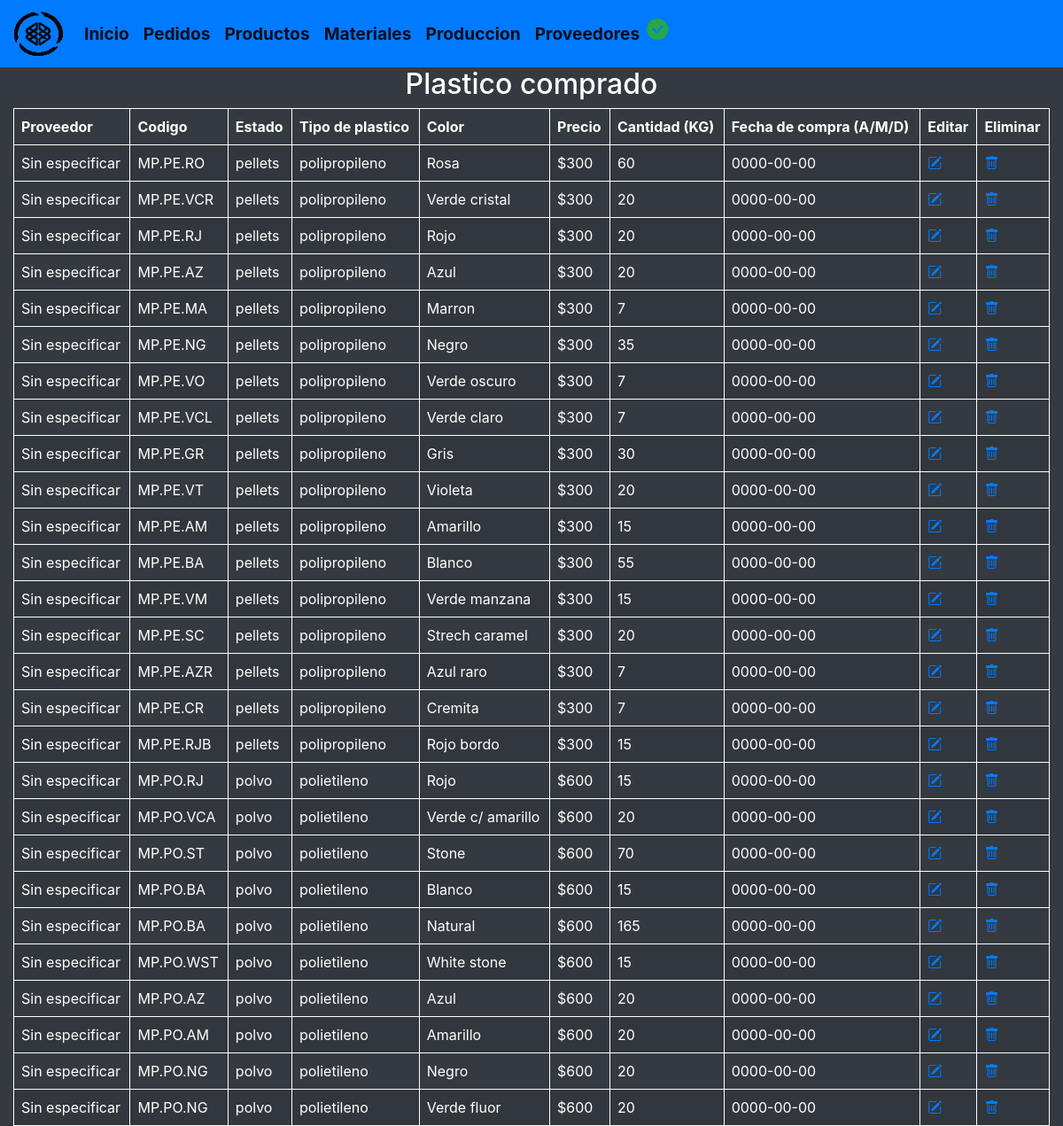
Page /vermpcomprado.php on the earlier database version.
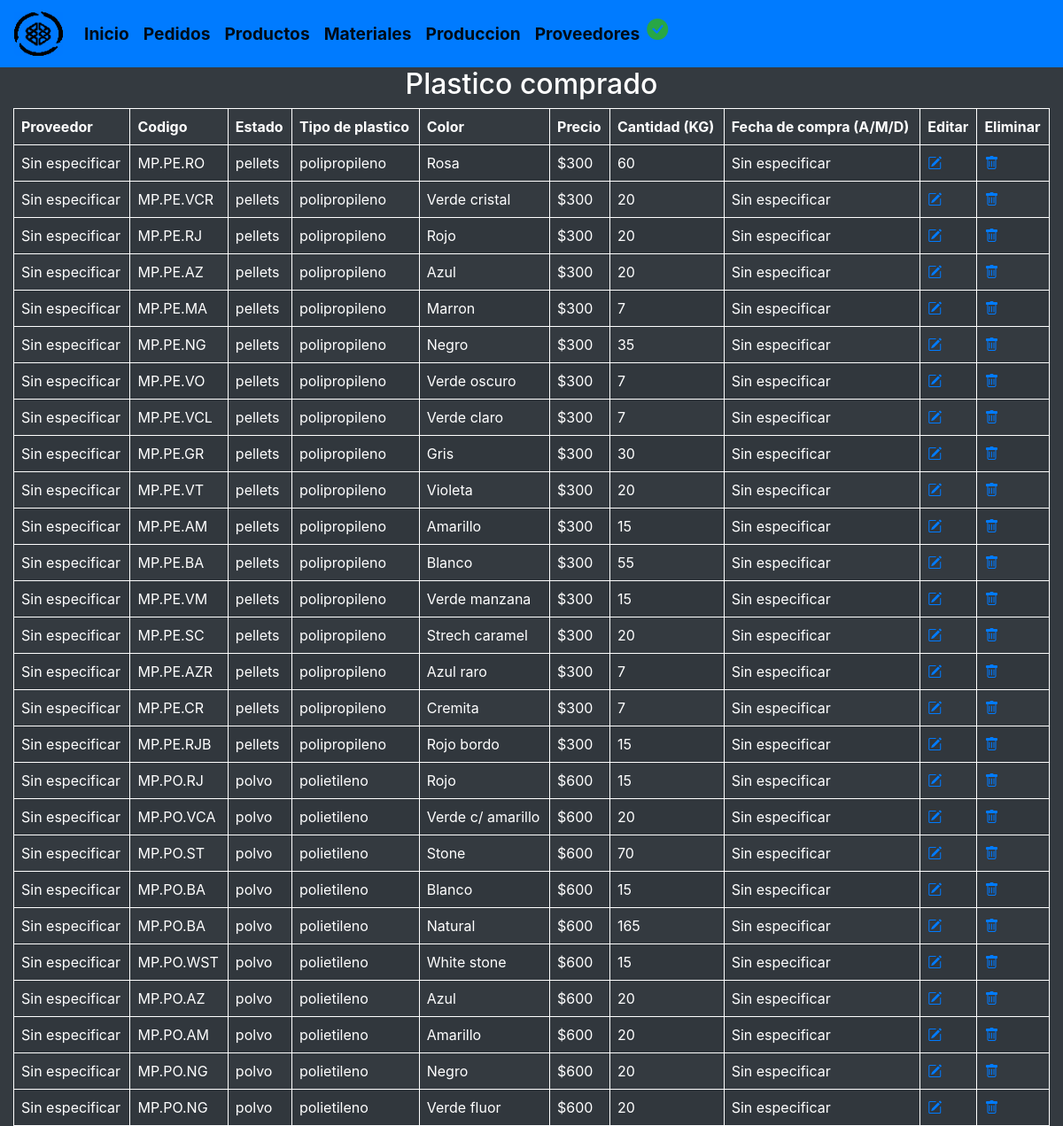
Same page on the later database version.
### tables this page shows
create table mpcomprado(
	id_compra int unsigned auto_increment primary key,
	id_procedencia int unsigned,
	id_proveedor int unsigned,
	estado varchar(40) not null,
	tipo_plastico varchar(40) not null,
	color varchar(90) not null,
	precio float(9),
	cantidad int(4) not null,
	fecha date,
	creada_el TIMESTAMP DEFAULT CURRENT_TIMESTAMP,
  	actualizada_el TIMESTAMP DEFAULT CURRENT_TIMESTAMP,
	foreign key (id_procedencia) references material(id_procedencia),
	foreign key (id_proveedor) references proveedores(id_proveedor)
);

### vermpcomprado.php (the view, shortened to what this page needs)
<!DOCTYPE html>
<html lang="es">
	<?php include "modulos/head.php" ?>
	<body class="bg-dark text-white">
		<?php include "modulos/navheader.php" ?>
			<article class="col">
				<center>
					<h2>Plastico comprado</h2>
				</center>
				<table class="col table-striped">
					<thead>
						<tr>
							<th>Proveedor</th>
							<th>Codigo</th>
							<th>Estado</th>
							<th>Tipo de plastico</th>
							<th>Color</th>
							<th>Precio</th>
							<th>Cantidad (KG)</th>
							<th>Fecha de compra (A/M/D)</th>
							<th>Editar</th>
							<th>Eliminar</th>
						</tr>
					</thead>
					<tbody>
						<?php
							include_once "db/conexion.php";
							$sql_leer='SELECT id_mpcompra,codigo,estado,tipo_plastico,color,precio,cantidad,fecha FROM mpcomprado';
							$gsent = $cnn->prepare($sql_leer);
							$gsent->execute();
							$resultados = $gsent->fetchAll();
						    foreach ($resultados as $dato):
						?>
					    <tr>
					    	<?php
								$sql_leer1="SELECT mpcomprado.id_mpcompra, mpcomprado.id_proveedor, proveedores.nombre, proveedores.id_proveedor FROM mpcomprado,proveedores WHERE proveedores.id_proveedor=mpcomprado.id_proveedor and mpcomprado.id_mpcompra='$dato[id_mpcompra]'";
								$gsent1 = $cnn->prepare($sql_leer1);
								$gsent1->execute();
								$resultados1 = $gsent1->fetchAll();
							?>
							<?php
								if ($resultados1==null)
								{
									echo '<td>Sin especificar</td>';
								}
							?>
							<td><?php echo $dato['codigo']; ?></td>
						    <td><?php echo $dato['estado']; ?></td>
						    <td><?php echo $dato['tipo_plastico']; ?></td>
						    <td><?php echo $dato['color']; ?></td>
						    <td>
						    	<?php
						    		if($dato['precio']!=0)
						    		{
						    			echo '$'.$dato['precio'];
						    		}
						    		else
						    		{
						    			echo 'Sin especificar';
						    		}
								?>
							</td>
						    <td><?php echo $dato['cantidad']; ?></td>
						    <td>
						    	<?php
						    		if($dato['fecha']!=null)
						    		{
						    			echo $dato['fecha'];
						    		}
						    		else
						    		{
						    			echo 'Sin especificar';
						    		}
								?>
							</td>
						    <td><a href="vermpcomprado.php?id=<?php echo $dato['id_mpcompra']; ?>"><i class="bi bi-pencil-square"></i></a></td>
						    <td><a href="eliminarmpcomprado.php?id=<?php echo $dato['id_mpcompra']; ?>" onclick="confirmar()"><i class="bi bi-trash"></i></a></td>
					    </tr>
						<?php
							endforeach
						?>
					</tbody>
				</table>
			</article>
		</main>
	</body>
</html>

Differences in the rows shown:
changed mpcomprado "MP.PE.RO": fecha "0000-00-00" → (not shown); now shows "Sin especificar"
changed mpcomprado "MP.PE.VCR": fecha "0000-00-00" → (not shown); now shows "Sin especificar"
changed mpcomprado "MP.PE.RJ": fecha "0000-00-00" → (not shown); now shows "Sin especificar"
changed mpcomprado "MP.PE.AZ": fecha "0000-00-00" → (not shown); now shows "Sin especificar"
changed mpcomprado "MP.PE.MA": fecha "0000-00-00" → (not shown); now shows "Sin especificar"
changed mpcomprado "MP.PE.NG": fecha "0000-00-00" → (not shown); now shows "Sin especificar"
changed mpcomprado "MP.PE.VO": fecha "0000-00-00" → (not shown); now shows "Sin especificar"
changed mpcomprado "MP.PE.VCL": fecha "0000-00-00" → (not shown); now shows "Sin especificar"
changed mpcomprado "MP.PE.GR": fecha "0000-00-00" → (not shown); now shows "Sin especificar"
changed mpcomprado "MP.PE.VT": fecha "0000-00-00" → (not shown); now shows "Sin especificar"
changed mpcomprado "MP.PE.AM": fecha "0000-00-00" → (not shown); now shows "Sin especificar"
changed mpcomprado "MP.PE.BA": fecha "0000-00-00" → (not shown); now shows "Sin especificar"
changed mpcomprado "MP.PE.VM": fecha "0000-00-00" → (not shown); now shows "Sin especificar"
changed mpcomprado "MP.PE.SC": fecha "0000-00-00" → (not shown); now shows "Sin especificar"
changed mpcomprado "MP.PE.AZR": fecha "0000-00-00" → (not shown); now shows "Sin especificar"
changed mpcomprado "MP.PE.CR": fecha "0000-00-00" → (not shown); now shows "Sin especificar"
changed mpcomprado "MP.PE.RJB": fecha "0000-00-00" → (not shown); now shows "Sin especificar"
changed mpcomprado "MP.PO.RJ": fecha "0000-00-00" → (not shown); now shows "Sin especificar"
changed mpcomprado "MP.PO.VCA": fecha "0000-00-00" → (not shown); now shows "Sin especificar"
changed mpcomprado "MP.PO.ST": fecha "0000-00-00" → (not shown); now shows "Sin especificar"
changed mpcomprado (number 21 of 27 on the later page): fecha "0000-00-00" → (not shown); now shows "Sin especificar"
changed mpcomprado "Natural": fecha "0000-00-00" → (not shown); now shows "Sin especificar"
changed mpcomprado "MP.PO.WST": fecha "0000-00-00" → (not shown); now shows "Sin especificar"
changed mpcomprado "MP.PO.AZ": fecha "0000-00-00" → (not shown); now shows "Sin especificar"
changed mpcomprado "MP.PO.AM": fecha "0000-00-00" → (not shown); now shows "Sin especificar"
changed mpcomprado (number 26 of 27 on the later page): fecha "0000-00-00" → (not shown); now shows "Sin especificar"
changed mpcomprado "Verde fluor": fecha "0000-00-00" → (not shown); now shows "Sin especificar"
